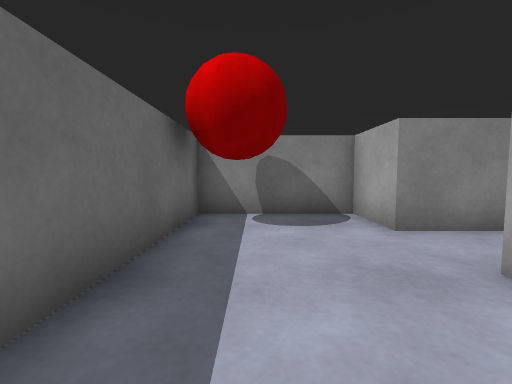
view 1 (above)

17 first-person views from a walk through a scene from a Unity 3-D project. The camera is 0.51 m above the floor, tilts 4° down and sees 90° across. The floor is counted in squares, 0.5 m on a side. Each view is taken from the middle of a square. On the plan, view 1 faces up. The plan holds only what a view shows up to about 11 squares ahead; the rest is blank.

view 2
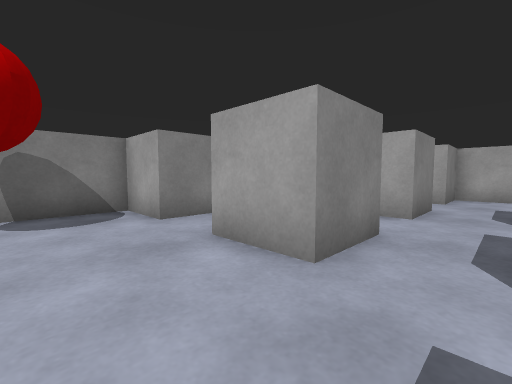

view 3
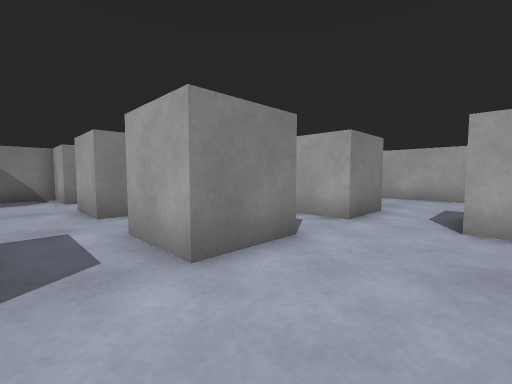

view 4
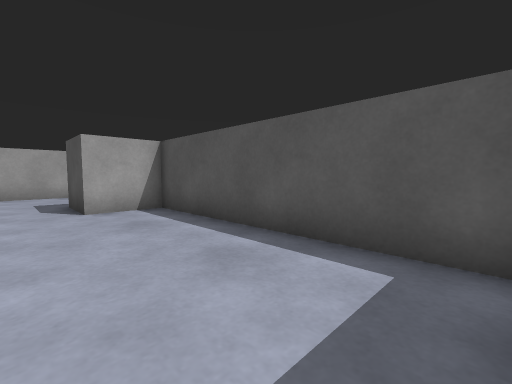

view 5
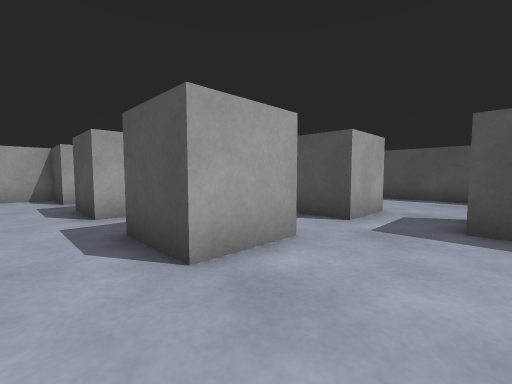

view 6
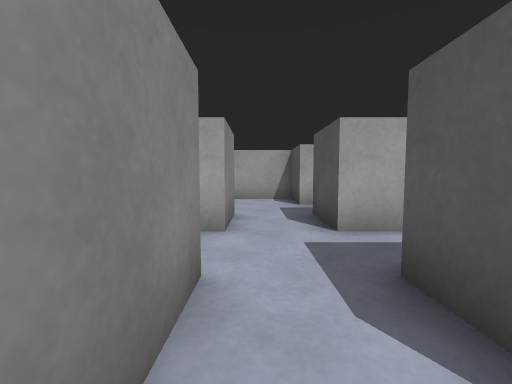

view 7
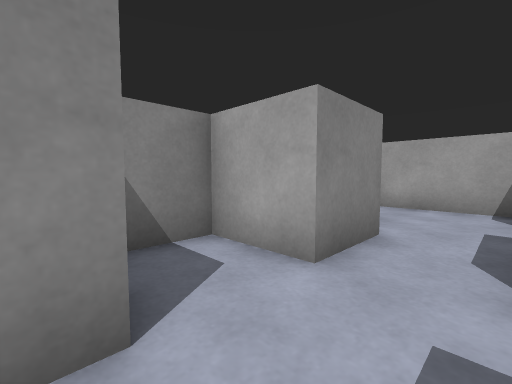

view 8
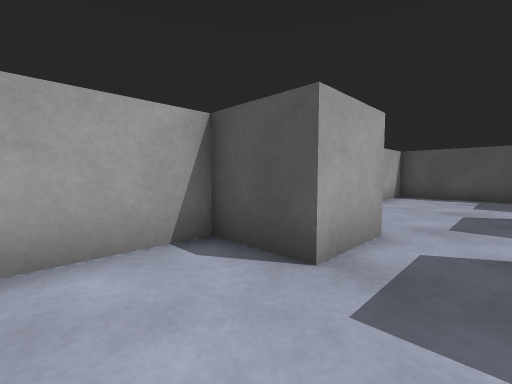

view 9
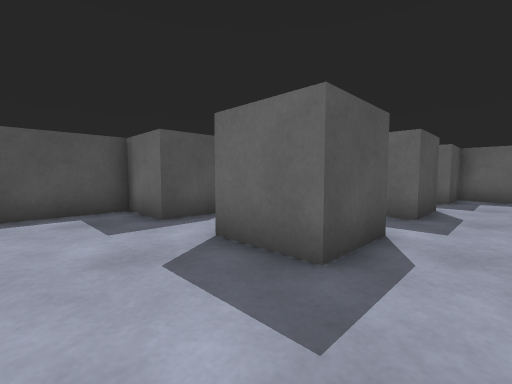

view 10
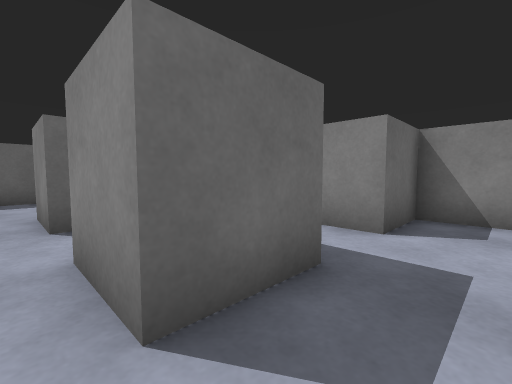

view 11
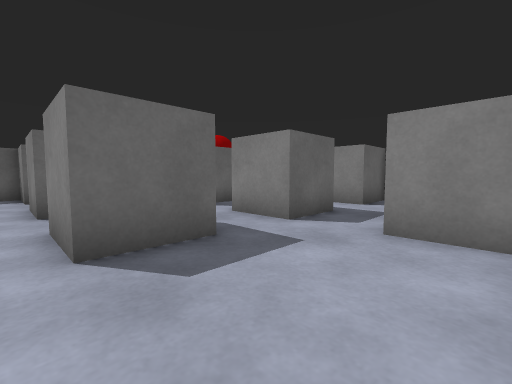

view 12
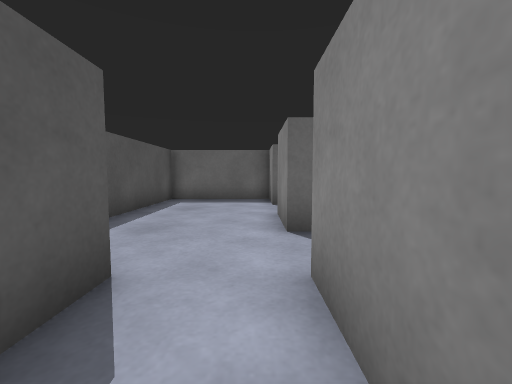

view 13
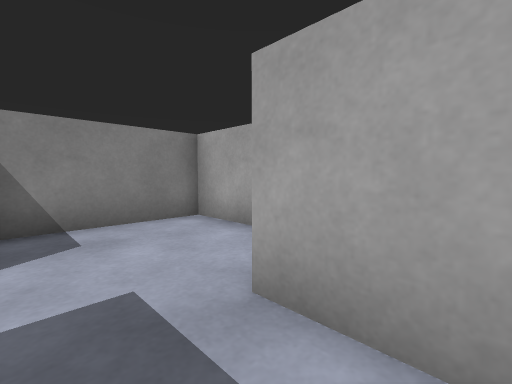

view 14
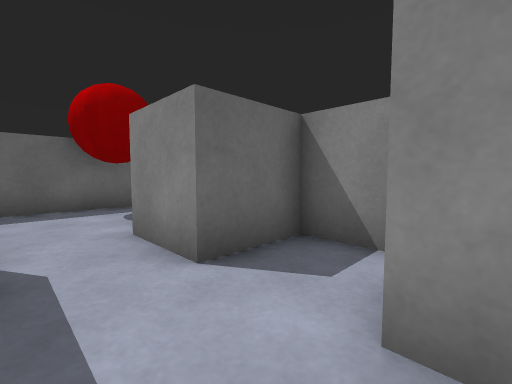

view 15
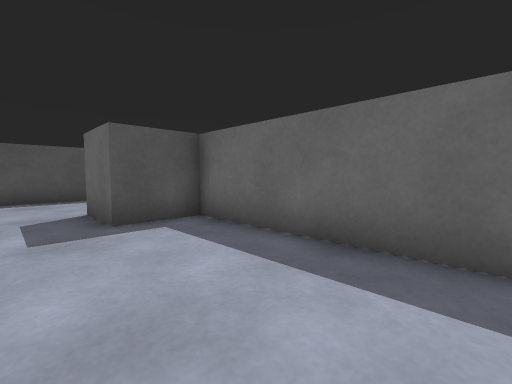

view 16
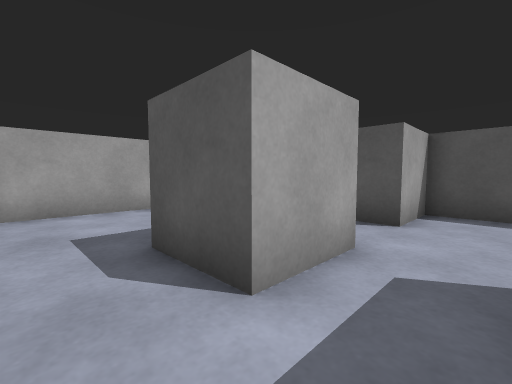

view 17
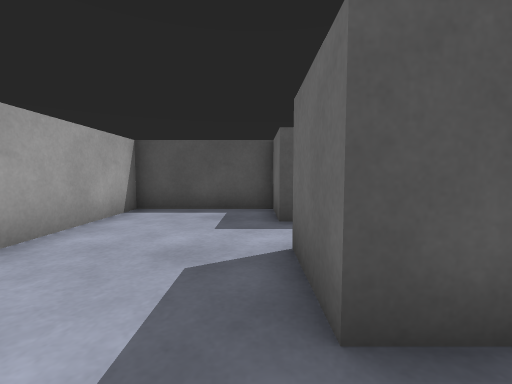

### Floor plan
Points are (right, up) in squares from view 1. A wall is a line through its corners. A room is listed if a view was taken in it or the views show most of it. See-through windows are left out.
Room 1 (views 1, 2, 3, 4, 5, 6, 7, 8, 9, 10, 11, 12, 13, 14, 15, 16, 17)
walls: (4.5, -1.4) (4.5, -3.4) (2.5, -3.4) (2.5, -1.4) (4.5, -1.4); (6.5, -1.4) (8.5, -1.4) (8.5, -3.4) (6.5, -3.4) (6.5, -1.4); (6.5, 0.6) (6.5, 2.5) (8.5, 2.5) (8.5, 0.6) (6.5, 0.6); (4.5, 2.2) (4.5, 0.6) (2.5, 0.6) (2.5, 2.5) (4.5, 2.5); (0.5, -1.4) (0.5, -3.4) (-1.5, -3.4) (-1.5, -7.5) (6.5, -7.5) (6.5, -5.4) (8.5, -5.4) (8.5, -7.5) (12.5, -7.5) (12.5, 0.6) (10.5, 0.6) (10.5, 2.5) (12.5, 2.5) (12.5, 6.5) (8.5, 6.5) (8.5, 4.5) (6.5, 4.5) (6.5, 6.5) (4.5, 6.5) (4.5, 4.5) (2.5, 4.5) (2.5, 6.5) (-1.5, 6.5) (-1.5, -1.4) (0.5, -1.4)
objects: red ball (-1, 5) to (0, 6)

Positions as (right, up) in squares from view 1, and headings:
1: (0, 0), facing up
2: (0, -1), facing up-right
3: (1, -6), facing up-right
4: (-1, -4), facing down-right
5: (0, 4), facing down-right
6: (2, 4), facing right
7: (4, 3), facing up-right
8: (9, 5), facing down-right
9: (11, 0), facing down-left
10: (10, 0), facing up-left
11: (12, -4), facing up-left
12: (9, -4), facing left
13: (9, 1), facing up-right
14: (7, 3), facing up-left
15: (2, 4), facing down-left
16: (5, 0), facing down-right
17: (9, 0), facing down
